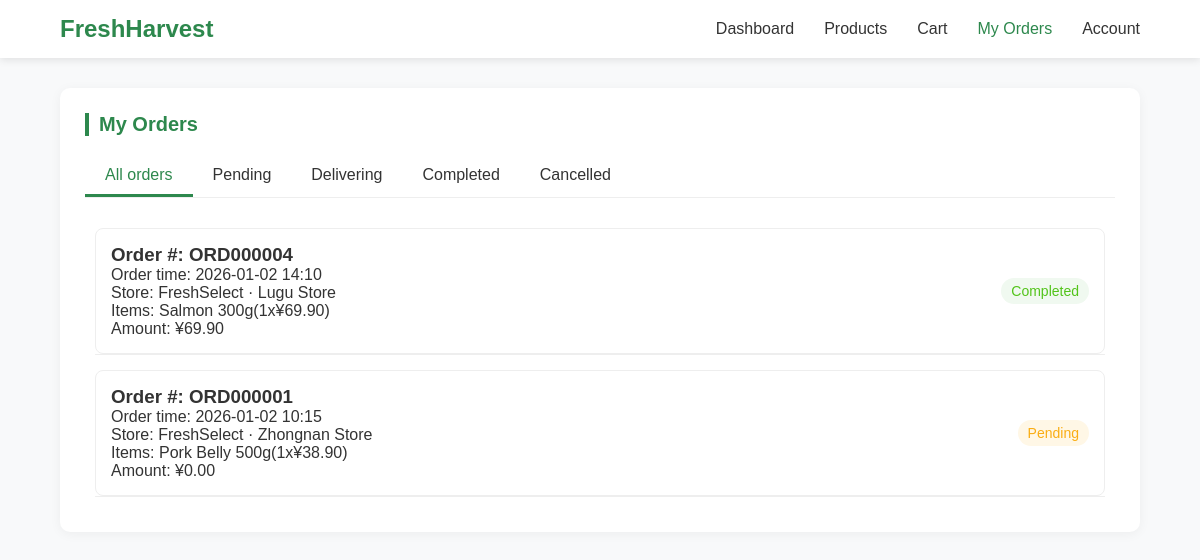
Page /customer/orders.php (signed in) on the earlier database version.
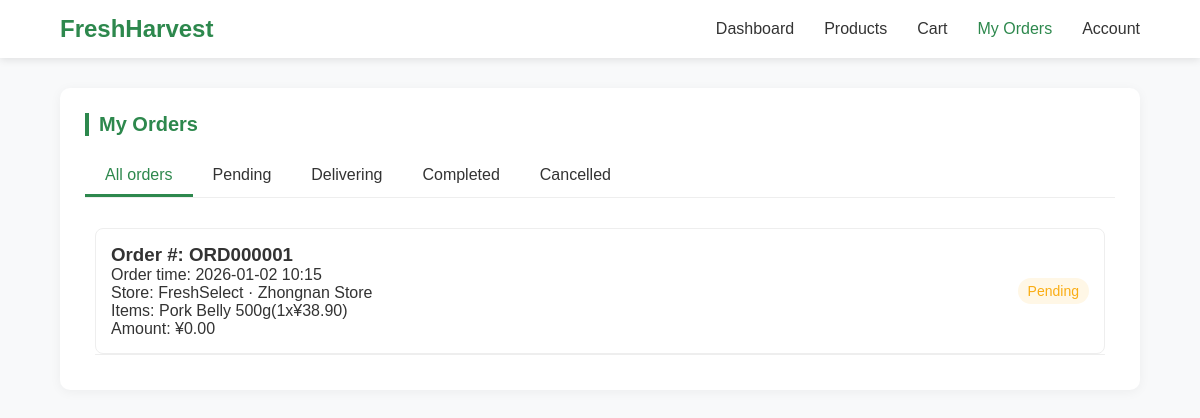
Same page on the later database version.
### tables this page shows
CREATE TABLE IF NOT EXISTS `CustomerOrder` (
  `order_ID` INT NOT NULL AUTO_INCREMENT,
  `customer_ID` INT NULL,
  `order_date` DATETIME NULL DEFAULT CURRENT_TIMESTAMP,
  `branch_ID` INT NOT NULL,
  `total_amount` DECIMAL(10,2) NOT NULL DEFAULT 0,
  `final_amount` DECIMAL(10,2) NOT NULL DEFAULT 0,
  `status` ENUM('Pending','Completed','Cancelled') DEFAULT 'Pending',
  `shipping_address` VARCHAR(255) NULL,
  `created_at` TIMESTAMP DEFAULT CURRENT_TIMESTAMP,
  PRIMARY KEY (`order_ID`),
  CONSTRAINT `fk_CustomerOrder_branch_id`
    FOREIGN KEY (`branch_ID`)
    REFERENCES `Branch` (`branch_ID`)
    ON DELETE NO ACTION
    ON UPDATE NO ACTION,
  CONSTRAINT `fk_CustomerOrder_customer_id`
    FOREIGN KEY (`customer_ID`)
    REFERENCES `Customer` (`customer_ID`)
    ON DELETE NO ACTION
    ON UPDATE NO ACTION);

### customer/inc/data.php (called while the page is built, shortened)
<?php
function getDBConnection() {
    $servername = "localhost";
    $username = "customer_user";
    $password = "YourPassword123!";
    $dbname = "mydb";
    $conn = new mysqli($servername, $username, $password, $dbname);
    $conn->set_charset("utf8mb4");
    return $conn;
}
function getOrderDetails($orderId) {
    $conn = getDBConnection();
    $orderQuery = "SELECT * FROM v_order_history WHERE order_ID = ?";
    $orderStmt = $conn->prepare($orderQuery);
    $orderStmt->bind_param("i", $orderId);
    $orderStmt->execute();
    $orderResult = $orderStmt->get_result();
    $order = $orderResult->fetch_assoc();
    $order['order_number'] = 'ORD' . str_pad($order['order_ID'], 6, '0', STR_PAD_LEFT);
    $itemsQuery = "SELECT
                    oi.item_ID,
                    p.product_name,
                    p.sku,
                    oi.unit_price,
                    oi.quantity,
                    (oi.unit_price * oi.quantity) AS total
                   FROM OrderItem oi
                   JOIN products p ON oi.product_ID = p.product_ID
                   WHERE oi.order_ID = ?";
    $itemsStmt = $conn->prepare($itemsQuery);
    $itemsStmt->bind_param("i", $orderId);
    $itemsStmt->execute();
    $itemsResult = $itemsStmt->get_result();
    $order['items'] = [];
    while ($item = $itemsResult->fetch_assoc()) {
        $order['items'][] = $item;
    }
    return $order;
}
function getCustomerOrders($customerId, $status = NULL) {
    $conn = getDBConnection();
    $sql = "SELECT * FROM v_order_history WHERE customer_ID = ?";
    $params = [$customerId];
    $types = "i";
    $sql .= " ORDER BY order_date DESC";
    $stmt = $conn->prepare($sql);
    if (count($params) > 1) {
        $stmt->bind_param($types, ...$params);
    } else {
        $stmt->bind_param($types, $params[0]);
    }
    $stmt->execute();
    $result = $stmt->get_result();
    $orders = [];
    while ($row = $result->fetch_assoc()) {
        $orders[] = [
            'id' => $row['order_ID'],
            'order_number' => 'ORD' . str_pad($row['order_ID'], 6, '0', STR_PAD_LEFT),
            'order_date' => date('Y-m-d H:i', strtotime($row['order_date'])),
            'status' => $row['order_status'],
            'total_amount' => $row['final_amount'],
            'product_details' => $row['product_details'],
            'store_name' => $row['store_name'],
            'shipping_address' => $row['shipping_address'] ?? 'N/A'
        ];
    }
    return $orders;
}
?>

### customer/orders.php (the view, shortened to what this page needs)
<?php include 'header.php'; ?>
<?php
require_once __DIR__ . '/inc/data.php';
$customerId = $_SESSION['customer_id'];
$currentStatus = $_GET['status'] ?? 'all';
$orders = getCustomerOrders($customerId, $currentStatus === 'all' ? null : $currentStatus);
$statusMap = [
    'Pending' => 'Pending',
    'Delivering' => 'Delivering',
    'Completed' => 'Completed',
    'Cancelled' => 'Cancelled',
    '已完成' => 'Completed',
    '处理中' => 'Processing',
    '已取消' => 'Cancelled',
    '待处理' => 'Pending',
    '已下单' => 'Ordered',
    '已收货' => 'Received'
];
?>
<main class="order-page">
    <section class="product-section">
        <h2 class="section-title">My Orders</h2>
        <div class="tabs">
            <div class="tab <?= ($currentStatus === 'all') ? 'active' : '' ?>" data-status="all">All orders</div>
            <div class="tab <?= ($currentStatus === 'Pending') ? 'active' : '' ?>" data-status="Pending">Pending</div>
            <div class="tab <?= ($currentStatus === 'Delivering') ? 'active' : '' ?>" data-status="Delivering">Delivering</div>
            <div class="tab <?= ($currentStatus === 'Completed') ? 'active' : '' ?>" data-status="Completed">Completed</div>
            <div class="tab <?= ($currentStatus === 'Cancelled') ? 'active' : '' ?>" data-status="Cancelled">Cancelled</div>
        </div>
        <div class="tab-content">
            <div class="order-list">
                <?php if (!empty($orders)): ?>
                    <?php foreach ($orders as $order): ?>
                        <?php
                        $statusLabel = $statusMap[$order['status']] ?? $order['status'];
                        $statusKey = strtolower(str_replace(' ', '-', $statusLabel));
                        ?>
                        <div class="order-item"
                             data-order="<?= $order['id'] ?>"
                             data-status="<?= $statusLabel ?>">
                            <div class="order-details">
                                <h3>Order #: <?= $order['order_number'] ?></h3>
                                <p>Order time: <?= $order['order_date'] ?></p>
                                <p>Store: <?= $order['store_name'] ?></p>
                                <p>Items: <?= $order['product_details'] ?></p>
                                <p>Amount: ¥<?= number_format($order['total_amount'], 2) ?></p>
                            </div>
                            <span class="order-status status-<?= $statusKey ?>">
                                <?= $statusLabel ?>
                            </span>
                        </div>
                        <div class="order-detail-content" id="detail-<?= $order['id'] ?>">
                            <?php
                            $orderDetails = getOrderDetails($order['id']);
                            foreach ($orderDetails['items'] as $item):
                            ?>
                            <div class="detail-item">
                            </div>
                            <?php endforeach; ?>
                        </div>
                    <?php endforeach; ?>
                <?php endif; ?>
            </div>
        </div>
    </section>
</main>
</main>
</body>
</html>

### customer/header.php (shortened to what this page needs)
<?php
require_once __DIR__ . '/inc/data.php';
?>
<!DOCTYPE html>
<html lang="en">
<head>
    <link rel="stylesheet" href="https://cdnjs.cloudflare.com/ajax/libs/font-awesome/6.0.0/css/all.min.css">
</head>
<body>
    <header class="header">
        <div class="nav-container">
            <a href="dashboard.php" class="logo">FreshHarvest</a>
            <ul class="nav-menu">
                <li class="nav-item"><a class="nav-link <?php echo basename($_SERVER['PHP_SELF']) === 'dashboard.php' ? 'active' : ''; ?>" href="dashboard.php">Dashboard</a></li>
                <li class="nav-item"><a class="nav-link <?php echo basename($_SERVER['PHP_SELF']) === 'products.php' ? 'active' : ''; ?>" href="products.php">Products</a></li>
                <li class="nav-item">
                    <a class="nav-link <?php echo basename($_SERVER['PHP_SELF']) === 'cart.php' ? 'active' : ''; ?>" href="cart.php">
                        Cart
                    </a>
                </li>
                <li class="nav-item"><a class="nav-link <?php echo basename($_SERVER['PHP_SELF']) === 'orders.php' ? 'active' : ''; ?>" href="orders.php">My Orders</a></li>
                <li class="nav-item"><a class="nav-link <?php echo basename($_SERVER['PHP_SELF']) === 'account.php' ? 'active' : ''; ?>" href="account.php">Account</a></li>
            </ul>
        </div>
    </header>
    <main class="main">

### customer/header.php (style rules this page uses)
* { margin: 0; padding: 0; box-sizing: border-box; font-family: 'Microsoft YaHei', Arial, sans-serif; }
body { background-color: #f8f9fa; color: #333; min-height: 100vh; display: flex; flex-direction: column; }
.header { background-color: #fff; box-shadow: 0 2px 8px rgba(0,0,0,0.1); position: sticky; top: 0; z-index: 999; }
.nav-container { width: 90%; margin: 0 auto; display: flex; justify-content: space-between; align-items: center; padding: 15px 0; }
.logo { font-size: 24px; font-weight: bold; color: #2d884d; text-decoration: none; }
.nav-menu { display: flex; list-style: none; }
.nav-item { margin-left: 30px; }
.nav-link { text-decoration: none; color: #333; font-size: 16px; font-weight: 500; cursor: pointer; }
.nav-link.active { color: #2d884d; }
.main { width: 90%; margin: 30px auto; flex: 1; }

### customer/orders.php (style rules this page uses)
.product-section { background-color: #fff; border-radius: 10px; box-shadow: 0 2px 12px rgba(0,0,0,0.05); padding: 25px; margin-bottom: 30px; }
.section-title { font-size: 20px; font-weight: 600; margin-bottom: 20px; color: #2d884d; border-left: 4px solid #2d884d; padding-left: 10px; }
.tabs { display: flex; border-bottom: 1px solid #eee; margin-bottom: 20px; }
.tab { padding: 10px 20px; cursor: pointer; border-bottom: 3px solid transparent; font-weight: 500; transition: all 0.2s ease; }
.tab.active { border-bottom-color: #2d884d; color: #2d884d; }
.tab-content { padding: 10px; }
.order-list { display: flex; flex-direction: column; gap: 15px; }
.order-item { border: 1px solid #eee; border-radius: 8px; padding: 15px; display: flex; justify-content: space-between; align-items: center; cursor: pointer; transition: background-color 0.2s ease; }
.order-details { flex: 1; }
.order-status { padding: 5px 10px; border-radius: 20px; font-size: 14px; font-weight: 500; }
.status-pending { background-color: #fff7e6; color: #faad14; }
.order-detail-content { border: 1px solid #eee; border-top: none; border-radius: 0 0 8px 8px; padding: 0 15px; margin-top: -15px; background-color: #f0f7f2; max-height: 0; overflow: hidden; transition: max-height 0.3s ease, padding 0.3s ease; }
.detail-item { display: flex; justify-content: space-between; padding: 8px 0; border-bottom: 1px dashed #eee; }
.status-completed { background-color: #f0f9f0; color: #52c41a; }

Differences in the rows shown:
removed customerorder: order_number "ORD000004", order_date "2026-01-02 14:10", store_name "FreshSelect · Lugu Store", product_details "Salmon 300g(1x¥69.90)", total_amount "69.90", statusLabel "Completed"
